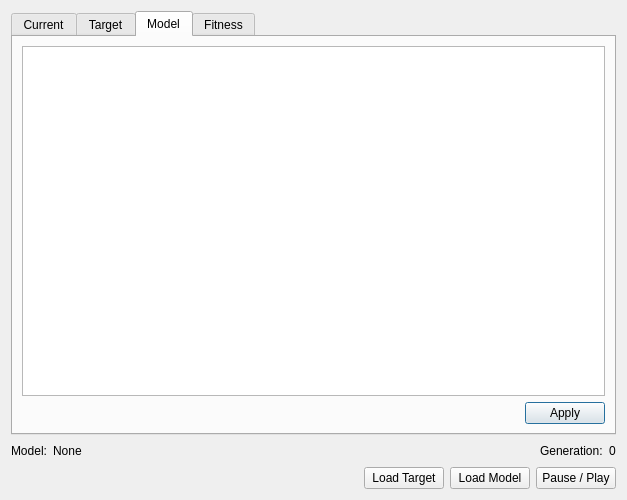
<?xml version="1.0" encoding="UTF-8"?>
<ui version="4.0">
 <class>Dialog</class>
 <widget class="QDialog" name="Dialog">
  <property name="geometry">
   <rect>
    <x>0</x>
    <y>0</y>
    <width>627</width>
    <height>500</height>
   </rect>
  </property>
  <property name="windowTitle">
   <string>Dialog</string>
  </property>
  <layout class="QVBoxLayout" name="verticalLayout_4">
   <item>
    <widget class="QTabWidget" name="tabWidget">
     <property name="currentIndex">
      <number>2</number>
     </property>
     <widget class="QWidget" name="Current">
      <attribute name="title">
       <string>Current</string>
      </attribute>
      <layout class="QVBoxLayout" name="verticalLayout_2">
       <item>
        <widget class="QGraphicsView" name="view"/>
       </item>
      </layout>
     </widget>
     <widget class="QWidget" name="Target">
      <attribute name="title">
       <string>Target</string>
      </attribute>
      <layout class="QVBoxLayout" name="verticalLayout">
       <item>
        <widget class="QLabel" name="picture">
         <property name="text">
          <string>TextLabel</string>
         </property>
        </widget>
       </item>
      </layout>
     </widget>
     <widget class="QWidget" name="Model">
      <attribute name="title">
       <string>Model</string>
      </attribute>
      <layout class="QVBoxLayout" name="verticalLayout_3">
       <item>
        <widget class="QPlainTextEdit" name="model_editor">
         <property name="font">
          <font>
           <family>Courier New</family>
          </font>
         </property>
        </widget>
       </item>
       <item>
        <layout class="QHBoxLayout" name="horizontalLayout_5">
         <item>
          <spacer name="horizontalSpacer_3">
           <property name="orientation">
            <enum>Qt::Horizontal</enum>
           </property>
           <property name="sizeHint" stdset="0">
            <size>
             <width>40</width>
             <height>20</height>
            </size>
           </property>
          </spacer>
         </item>
         <item>
          <widget class="QPushButton" name="apply_model">
           <property name="text">
            <string>Apply</string>
           </property>
          </widget>
         </item>
        </layout>
       </item>
      </layout>
     </widget>
     <widget class="QWidget" name="Fitness">
      <attribute name="title">
       <string>Fitness</string>
      </attribute>
     </widget>
    </widget>
   </item>
   <item>
    <layout class="QHBoxLayout" name="horizontalLayout_4">
     <item>
      <layout class="QHBoxLayout" name="horizontalLayout_3">
       <item>
        <widget class="QLabel" name="label">
         <property name="text">
          <string>Model:</string>
         </property>
        </widget>
       </item>
       <item>
        <widget class="QLabel" name="model_label">
         <property name="text">
          <string>None</string>
         </property>
        </widget>
       </item>
      </layout>
     </item>
     <item>
      <spacer name="horizontalSpacer_2">
       <property name="orientation">
        <enum>Qt::Horizontal</enum>
       </property>
       <property name="sizeHint" stdset="0">
        <size>
         <width>40</width>
         <height>20</height>
        </size>
       </property>
      </spacer>
     </item>
     <item>
      <layout class="QHBoxLayout" name="horizontalLayout">
       <item>
        <widget class="QLabel" name="label_2">
         <property name="text">
          <string>Generation:</string>
         </property>
        </widget>
       </item>
      </layout>
     </item>
     <item>
      <widget class="QLabel" name="generation_label">
       <property name="text">
        <string>0</string>
       </property>
      </widget>
     </item>
    </layout>
   </item>
   <item>
    <layout class="QHBoxLayout" name="horizontalLayout_2">
     <item>
      <spacer name="horizontalSpacer">
       <property name="orientation">
        <enum>Qt::Horizontal</enum>
       </property>
       <property name="sizeHint" stdset="0">
        <size>
         <width>40</width>
         <height>20</height>
        </size>
       </property>
      </spacer>
     </item>
     <item>
      <widget class="QPushButton" name="load_target">
       <property name="text">
        <string>Load Target</string>
       </property>
      </widget>
     </item>
     <item>
      <widget class="QPushButton" name="load">
       <property name="text">
        <string>Load Model</string>
       </property>
      </widget>
     </item>
     <item>
      <widget class="QPushButton" name="pause_play">
       <property name="text">
        <string>Pause / Play</string>
       </property>
      </widget>
     </item>
    </layout>
   </item>
  </layout>
 </widget>
 <resources/>
 <connections/>
</ui>
